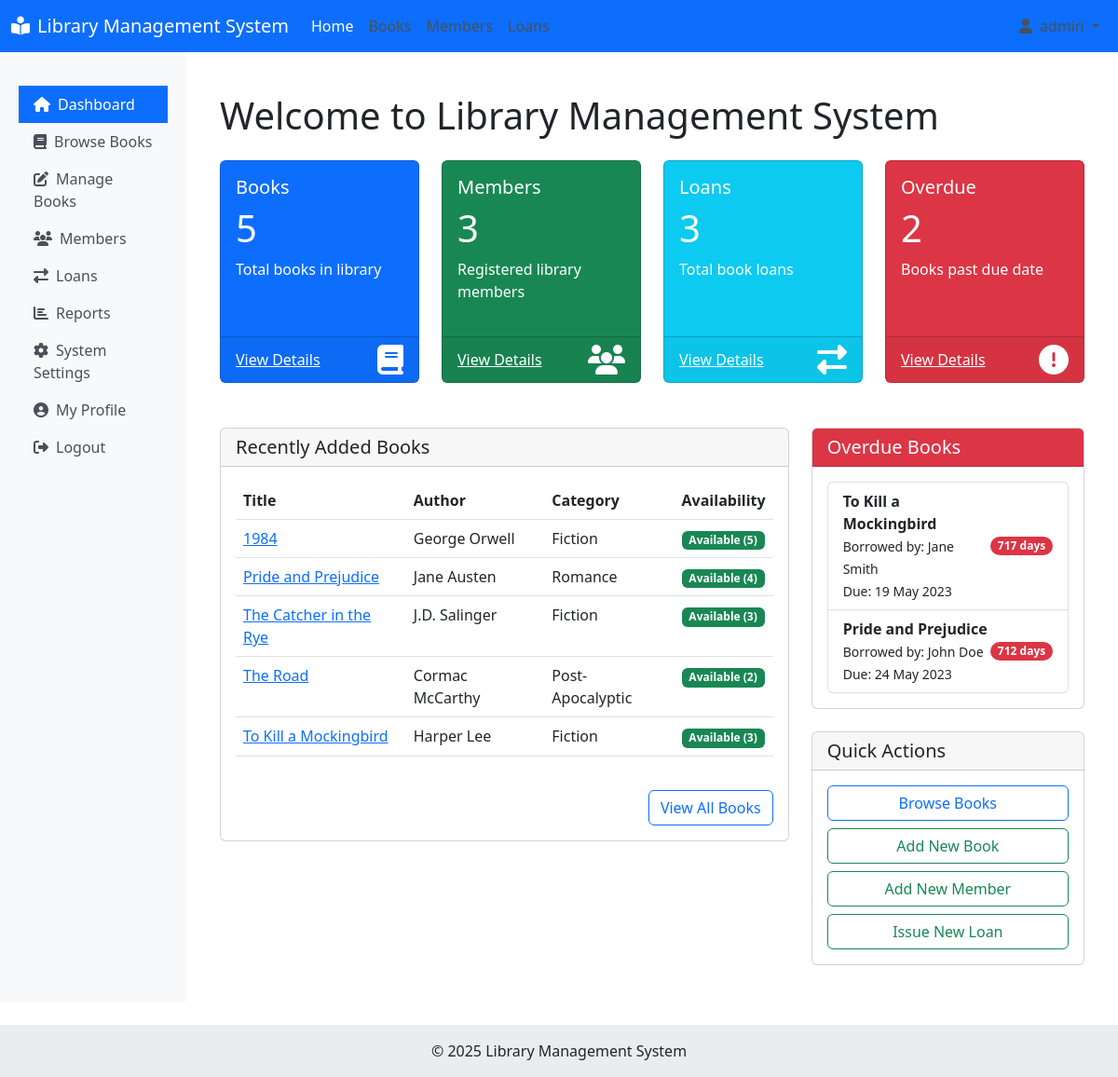
/index.php (signed in), run on the app's committed database.
### tables this page shows
CREATE TABLE books (
    id INT AUTO_INCREMENT PRIMARY KEY,
    isbn VARCHAR(20) NOT NULL UNIQUE,
    title VARCHAR(255) NOT NULL,
    author VARCHAR(100) NOT NULL,
    category VARCHAR(50),
    publication_year INT,
    publisher VARCHAR(100),
    total_copies INT NOT NULL DEFAULT 1,
    available_copies INT NOT NULL DEFAULT 1,
    created_at TIMESTAMP DEFAULT CURRENT_TIMESTAMP
);

CREATE TABLE loan_history (
    id INT AUTO_INCREMENT PRIMARY KEY,
    book_id INT NOT NULL,
    member_id INT NOT NULL,
    checkout_date DATE NOT NULL,
    due_date DATE NOT NULL,
    return_date DATE,
    status ENUM('checked_out', 'returned', 'overdue') DEFAULT 'checked_out',
    fine DECIMAL(10, 2) DEFAULT 0.00,
    created_at TIMESTAMP DEFAULT CURRENT_TIMESTAMP,
    FOREIGN KEY (book_id) REFERENCES books(id) ON DELETE CASCADE,
    FOREIGN KEY (member_id) REFERENCES members(id) ON DELETE CASCADE
);

### includes/auth.php (called while the page is built, shortened)
<?php
class Auth {
    public function isLoggedIn() {
        return isset($_SESSION['user_id']);
    }
    public function isLibrarian() {
        return isset($_SESSION['role']) && ($_SESSION['role'] == 'librarian' || $_SESSION['role'] == 'admin');
    }
}

### models/Book.php (called while the page is built, shortened)
<?php
class Book {
    private $conn;
    private $table_name = "books";
    public function __construct($db) {
        $this->conn = $db;
    }
    public function readAll($page = 1, $records_per_page = 10) {
        $offset = ($page - 1) * $records_per_page;
        $query = "SELECT * FROM " . $this->table_name . " ORDER BY title LIMIT :limit OFFSET :offset";
        $stmt = $this->conn->prepare($query);
        $stmt->bindParam(':limit', $records_per_page, PDO::PARAM_INT);
        $stmt->bindParam(':offset', $offset, PDO::PARAM_INT);
        $stmt->execute();
        return $stmt;
    }
    public function countAll() {
        $query = "SELECT COUNT(*) as total_books FROM " . $this->table_name;
        $stmt = $this->conn->prepare($query);
        $stmt->execute();
        $row = $stmt->fetch(PDO::FETCH_ASSOC);
        return $row['total_books'];
    }
}

### models/Member.php (called while the page is built, shortened)
<?php
class Member {
    private $conn;
    private $table_name = "members";
    public function __construct($db) {
        $this->conn = $db;
    }
    public function countAll() {
        $query = "SELECT COUNT(*) as total_members FROM " . $this->table_name;
        $stmt = $this->conn->prepare($query);
        $stmt->execute();
        $row = $stmt->fetch(PDO::FETCH_ASSOC);
        return $row['total_members'];
    }
}

### models/Loan.php (called while the page is built, shortened)
<?php
class Loan {
    private $conn;
    private $table_name = "loan_history";
    public function __construct($db) {
        $this->conn = $db;
    }
    public function getOverdueLoans() {
        $today = date('Y-m-d');
        $query = "SELECT l.*, b.title as book_title,
                  CONCAT(m.first_name, ' ', m.last_name) as member_name
                  FROM " . $this->table_name . " l
                  LEFT JOIN books b ON l.book_id = b.id
                  LEFT JOIN members m ON l.member_id = m.id
                  WHERE l.status = 'checked_out' AND l.due_date < ?
                  ORDER BY l.due_date ASC";
        $stmt = $this->conn->prepare($query);
        $stmt->bindParam(1, $today);
        $stmt->execute();
        return $stmt;
    }
    public function countAll() {
        $query = "SELECT COUNT(*) as total_loans FROM " . $this->table_name;
        $stmt = $this->conn->prepare($query);
        $stmt->execute();
        $row = $stmt->fetch(PDO::FETCH_ASSOC);
        return $row['total_loans'];
    }
}

### index.php (the view, shortened to what this page needs)
<?php
include_once 'includes/header.php';
require_once 'models/Book.php';
require_once 'models/Member.php';
require_once 'models/Loan.php';
$database = new Database();
$db = $database->getConnection();
$book = new Book($db);
$member = new Member($db);
$loan = new Loan($db);
$total_books = $book->countAll();
$total_members = $member->countAll();
$total_loans = $loan->countAll();
$recent_books_stmt = $book->readAll(1, 5);
$recent_books = $recent_books_stmt->fetchAll(PDO::FETCH_ASSOC);
$overdue_loans = [];
if ($auth->isLibrarian()) {
    $overdue_loans_stmt = $loan->getOverdueLoans();
    $overdue_loans = $overdue_loans_stmt->fetchAll(PDO::FETCH_ASSOC);
}
?>
<div class="container mt-4">
    <h1 class="mb-4">Welcome to Library Management System</h1>
    <?php if (!$auth->isLoggedIn()): ?>
    <div class="row">
        <div class="col-md-8">
            <div class="card mb-4">
                <div class="card-body">
                    <h2 class="card-title">About Our Library</h2>
                    <p class="card-text">Welcome to our online library management system. Here you can browse our collection, check book availability, and manage your loans. Please login or register to access all features.</p>
                    <div class="d-grid gap-2 d-md-flex justify-content-md-start">
                        <a href="login.php" class="btn btn-primary me-md-2">Login</a>
                        <a href="register.php" class="btn btn-outline-primary">Register</a>
                    </div>
                </div>
            </div>
        </div>
        <div class="col-md-4">
            <div class="card">
                <div class="card-body">
                    <h5 class="card-title">Library Stats</h5>
                    <p class="card-text">Books: <?php echo $total_books; ?></p>
                    <p class="card-text">Members: <?php echo $total_members; ?></p>
                    <p class="card-text">Total Loans: <?php echo $total_loans; ?></p>
                </div>
            </div>
        </div>
    </div>
    <?php else: ?>
    <div class="row">
        <?php if ($auth->isLibrarian()): ?>
        <div class="col-md-3 mb-4">
            <div class="card text-white bg-primary h-100">
                <div class="card-body">
                    <h5 class="card-title">Books</h5>
                    <h1><?php echo $total_books; ?></h1>
                    <p class="card-text">Total books in library</p>
                </div>
                <div class="card-footer d-flex justify-content-between align-items-center">
                    <a href="books.php" class="text-white">View Details</a>
                    <i class="fas fa-book fa-2x"></i>
                </div>
            </div>
        </div>
        <div class="col-md-3 mb-4">
            <div class="card text-white bg-success h-100">
                <div class="card-body">
                    <h5 class="card-title">Members</h5>
                    <h1><?php echo $total_members; ?></h1>
                    <p class="card-text">Registered library members</p>
                </div>
                <div class="card-footer d-flex justify-content-between align-items-center">
                    <a href="members.php" class="text-white">View Details</a>
                    <i class="fas fa-users fa-2x"></i>
                </div>
            </div>
        </div>
        <div class="col-md-3 mb-4">
            <div class="card text-white bg-info h-100">
                <div class="card-body">
                    <h5 class="card-title">Loans</h5>
                    <h1><?php echo $total_loans; ?></h1>
                    <p class="card-text">Total book loans</p>
                </div>
                <div class="card-footer d-flex justify-content-between align-items-center">
                    <a href="loans.php" class="text-white">View Details</a>
                    <i class="fas fa-exchange-alt fa-2x"></i>
                </div>
            </div>
        </div>
        <div class="col-md-3 mb-4">
            <div class="card text-white bg-danger h-100">
                <div class="card-body">
                    <h5 class="card-title">Overdue</h5>
                    <h1><?php echo count($overdue_loans); ?></h1>
                    <p class="card-text">Books past due date</p>
                </div>
                <div class="card-footer d-flex justify-content-between align-items-center">
                    <a href="loans.php?filter=overdue" class="text-white">View Details</a>
                    <i class="fas fa-exclamation-circle fa-2x"></i>
                </div>
            </div>
        </div>
        <?php endif; ?>
    </div>
    <div class="row mt-4">
        <div class="col-md-8">
            <div class="card">
                <div class="card-header">
                    <h5 class="mb-0">Recently Added Books</h5>
                </div>
                <div class="card-body">
                    <div class="table-responsive">
                        <table class="table table-hover">
                            <thead>
                                <tr>
                                    <th>Title</th>
                                    <th>Author</th>
                                    <th>Category</th>
                                    <th>Availability</th>
                                </tr>
                            </thead>
                            <tbody>
                                <?php foreach($recent_books as $book): ?>
                                <tr>
                                    <td><a href="book_detail.php?id=<?php echo $book['id']; ?>"><?php echo $book['title']; ?></a></td>
                                    <td><?php echo $book['author']; ?></td>
                                    <td><?php echo $book['category']; ?></td>
                                    <td>
                                        <?php if($book['available_copies'] > 0): ?>
                                            <span class="badge bg-success">Available (<?php echo $book['available_copies']; ?>)</span>
                                        <?php else: ?>
                                            <span class="badge bg-danger">Not Available</span>
                                        <?php endif; ?>
                                    </td>
                                </tr>
                                <?php endforeach; ?>
                            </tbody>
                        </table>
                    </div>
                    <div class="text-end">
                        <a href="books.php" class="btn btn-outline-primary">View All Books</a>
                    </div>
                </div>
            </div>
        </div>
        <div class="col-md-4">
            <?php if ($auth->isLibrarian() && count($overdue_loans) > 0): ?>
            <div class="card mb-4">
                <div class="card-header bg-danger text-white">
                    <h5 class="mb-0">Overdue Books</h5>
                </div>
                <div class="card-body">
                    <ul class="list-group">
                        <?php foreach($overdue_loans as $index => $loan): ?>
                            <?php if ($index < 5): ?>
                            <li class="list-group-item d-flex justify-content-between align-items-center">
                                <div>
                                    <strong><?php echo $loan['book_title']; ?></strong><br>
                                    <small>Borrowed by: <?php echo $loan['member_name']; ?></small><br>
                                    <small>Due: <?php echo date('d M Y', strtotime($loan['due_date'])); ?></small>
                                </div>
                                <span class="badge bg-danger rounded-pill">
                                    <?php
                                        $due_date = new DateTime($loan['due_date']);
                                        $today = new DateTime();
                                        $days = $today->diff($due_date)->days;
                                        echo $days . " days";
                                    ?>
                                </span>
                            </li>
                            <?php endif; ?>
                        <?php endforeach; ?>
                    </ul>
                </div>
            </div>
            <?php endif; ?>
            <div class="card">
                <div class="card-header">
                    <h5 class="mb-0">Quick Actions</h5>
                </div>
                <div class="card-body">
                    <div class="d-grid gap-2">
                        <a href="books.php" class="btn btn-outline-primary">Browse Books</a>
                        <?php if ($auth->isLibrarian()): ?>
                        <a href="books_manage.php?action=add" class="btn btn-outline-success">Add New Book</a>
                        <a href="members.php?action=add" class="btn btn-outline-success">Add New Member</a>
                        <a href="loans.php?action=add" class="btn btn-outline-success">Issue New Loan</a>
                        <?php endif; ?>
                    </div>
                </div>
            </div>
        </div>
    </div>
    <?php endif; ?>
</div>
<?php
include_once 'includes/footer.php';
?>

### includes/header.php (style rules this page uses)
.card { margin-bottom: 20px; }
.table-responsive { margin-bottom: 20px; }

### data on the page
books: title "1984", author "George Orwell", category "Fiction", available_copies "5"
books: title "Pride and Prejudice", author "Jane Austen", category "Romance", available_copies "4"
books: title "The Catcher in the Rye", author "J.D. Salinger", category "Fiction", available_copies "3"
books: title "The Road", author "Cormac McCarthy", category "Post-Apocalyptic", available_copies "2"
books: title "To Kill a Mockingbird", author "Harper Lee", category "Fiction", available_copies "3"
loan_history: book.title "To Kill a Mockingbird", member_name "Jane Smith", due_date "19 May 2023"
loan_history: book.title "Pride and Prejudice", member_name "John Doe", due_date "24 May 2023"

### other printed values
$total_books "5"
$total_members "3"
$total_loans "3"
count($overdue_loans) "2"
